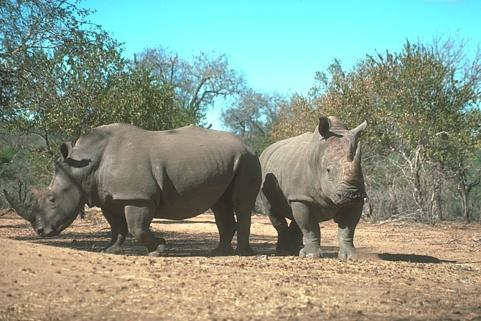
#> input picture opencv4.5.4/images/rhino.jpg, 481 x 321 px, found by its file name
$ python '离散傅里叶变换.py'
#> lines starting #> are read from the running program, lines starting #| are printed output that depends on the picture; long printed decimals are rounded
#%%
# -*- coding UTF-8 -*-
'''
@Project : TensorflowStudy
@File : 离散傅里叶变换.py
@Author : chenbei
@Date : 2021/8/31 16:15
'''
import matplotlib.pyplot as plt
from matplotlib.pylab import mpl
from matplotlib.font_manager import FontProperties
import numpy as np
import os
plt.rcParams['font.sans-serif'] = ['Times New Roman']  # 设置字体风格,必须在前然后设置显示中文
mpl.rcParams['font.size'] = 10.5  # 图片字体大小
mpl.rcParams['font.sans-serif'] = ['SimHei']  # 显示中文的命令
mpl.rcParams['axes.unicode_minus'] = False  # 显示负号的命令
mpl.rcParams['agg.path.chunksize'] = 10000
plt.rcParams['figure.figsize'] = (7.8, 3.8)  # 设置figure_size尺寸
plt.rcParams['savefig.dpi'] = 600  # 图片像素
plt.rcParams['figure.dpi'] = 600  # 分辨率
font_set = FontProperties(fname=r"C:\Windows\Fonts\simsun.ttc", size=10.5)
from PIL import Image
import  scipy.fftpack
import numpy.fft
import matplotlib.pylab as pylab
root = os.path.join(os.getcwd(),"ImageProcessing")
img_dir = os.path.join(root,"images")
def signaltonoise(array):
    array = np.asanyarray(array)# 转换为array格式
    m = array.mean()
    sd = array.std()
    # where(condition, [x, y]) 防止出现0除 图片方差为0则返回0
    return np.where(sd == 0, 0, m / sd)
#%% （1）使用scipy.fftpack计算
im = np.array(Image.open(img_dir +  "/rhino.jpg").convert(mode='L'))
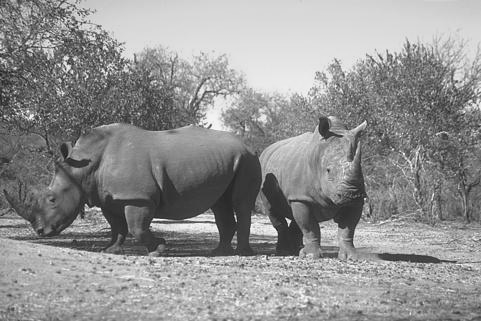
#> im: shape (321, 481); min 20, max 253, mean 145.9
snr_orginal = signaltonoise(im)
#> in signaltonoise, `m = array.mean()`: m = 145.9
#> in signaltonoise, `sd = array.std()`: sd = 52.45
#> snr_orginal = 2.78
freq = scipy.fftpack.fft2(im)
im1 = scipy.fftpack.ifft2(freq).real # 使用实部信息重建图像
snr_freq = signaltonoise(im1)
#> snr_freq = 2.78
assert np.allclose(im,im1) == True # 在相对和绝对容差内相等返回True
# 绘制频谱图
freq2 = scipy.fftpack.fftshift(freq) # 将零频率分量移动到频谱的中心,此时边角的低频分量集中在中心区域
# 原点由(0,0)变为(160,240)
print(freq[0][0],freq2[321//2][481//2]) # F(0,0)=2250万,虚部基本忽略不计,该值也叫直流系数DC
#| (22533376-2.495653461664915e-09j) (22533376-2.495653461664915e-09j)
print(freq[-1,-1],freq[-1,0],freq[0,-1]) # 数量级在百万左右 低于F(0,0),虚部不可忽略
#| (-108017.816-990830.8390900606j) (3093816.128+997299.4725747217j) (-1108793.607-945435.481000963j)
pylab.imshow((20*np.log(0.1+freq2)).astype(dtype=int)) # 由于数值巨大需要取对数方便显示,20log具有物理意义转为dB astype是转为实数
pylab.show()
A = 20*np.log(0.1+freq)
B = A.astype(int)
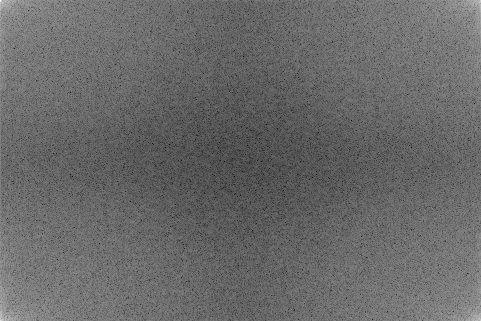
#> B: shape (321, 481) int64; min 46, max 338, mean 166.7; drawn with min black and max white
print(freq[-1,-1],A[-1,-1],B[-1,-1])
#| (-108017.816-990830.8390900606j) (276.244-33.58769623770813j) 276
#%% （2）使用numpy.fft计算
im = np.array(Image.open(img_dir +  "/house.png").convert(mode='L'))
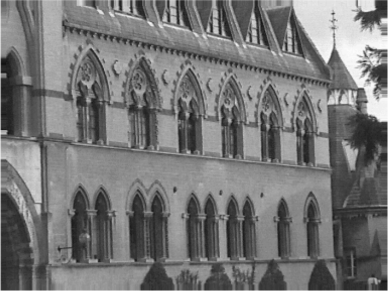
#> input picture opencv4.5.4/images/house.png, 388 x 291 px, found by its file name
#> im: shape (291, 388)
freq = numpy.fft.fft2(im)
im1 = numpy.fft.ifft2(freq).real # 使用实部信息重建图像
#> im1: shape (291, 388) float64
snr_freq1 = signaltonoise(im1)
#> snr_freq1 = 2.55
assert np.allclose(im,im1) == True
freq1 = numpy.fft.fftshift(freq) # 平移
pylab.subplot(121),pylab.imshow(20*np.log(0.01+np.abs(freq1))),pylab.title("FFT Spectrum Magnitude",size=12)
pylab.subplot(122),pylab.imshow(np.angle(freq1)),pylab.title("FFT Phase",size=12),pylab.show()
#%% （3）重建图像失败的问题
# ① 读取图像
im1 = np.array(Image.open(img_dir +  "/house.png").convert(mode='L'))
im2 = np.array(Image.open(img_dir +  "/house2.png").convert(mode='L'))
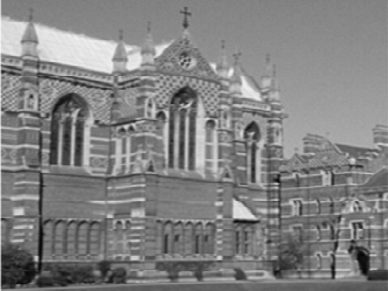
#> input picture ImageProcessing/images/house2.png, 388 x 291 px, found by its file name
# ② 时域-->频域
freq1 = numpy.fft.fft2(im1)
freq2 = numpy.fft.fft2(im2)
# ③ 重组频域 图像1的实部和图像2的虚部,图像1的虚部和图像2的实部进行组合
freq1_ = np.vectorize(pyfunc=complex)(freq1.real,freq2.imag)
freq2_ = np.vectorize(pyfunc=complex)(freq2.real,freq1.imag)
# ④ 频域-->时域
im1_ = numpy.fft.ifft2(freq1_).real
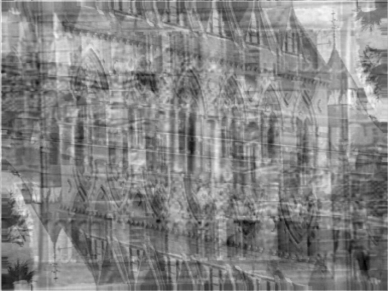
#> im1_: shape (291, 388) float64; min -36.5, max 257.5, mean 117.4; drawn with min black and max white
im2_ = numpy.fft.ifft2(freq2_).real
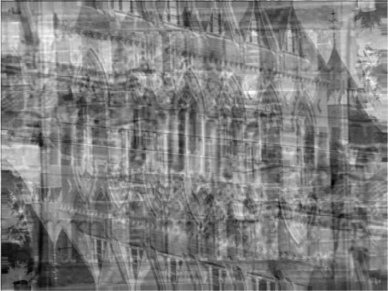
#> im2_: shape (291, 388) float64; min -17.5, max 275.5, mean 129.2; drawn with min black and max white
# ⑤ 可视化比较
# np.clip(im1_,0,255) 限制范围
pylab.subplot(221),pylab.imshow(im1,cmap='gray'),pylab.title("house1",size=12)
pylab.subplot(222),pylab.imshow(im2,cmap='gray'),pylab.title("house1",size=12)
pylab.subplot(223),pylab.imshow(np.clip(im1_,0,255),cmap='gray'),pylab.title("reconstructed house1",size=12)
pylab.subplot(224),pylab.imshow(np.clip(im2_,0,255),cmap='gray'),pylab.title("reconstructed house2",size=12),pylab.show()

#%%
func = np.vectorize(pyfunc=complex) # 本质上是一个迭代器类似于map(func,*iterables)
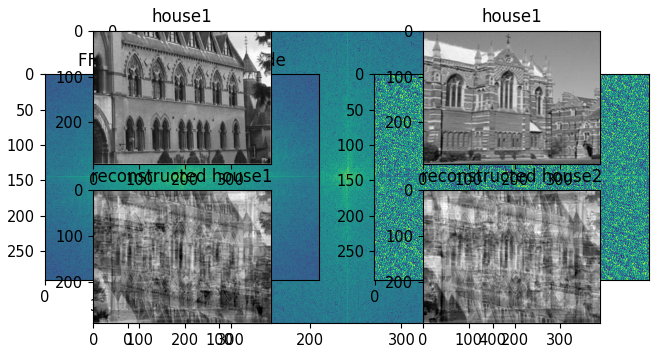
#> figure drawn by matplotlib, 7 panels
